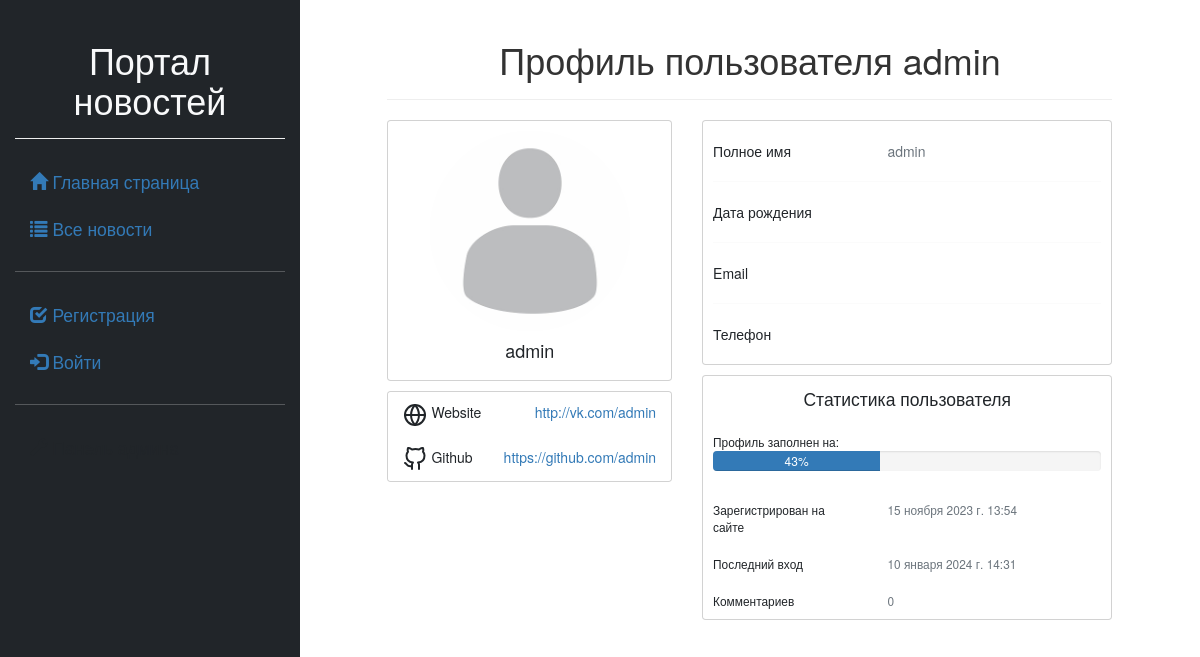
Page /users/profile/19 on the committed database.
### users/models.py (models this page shows, shortened)
class Profile(models.Model):
    user = models.OneToOneField(User, on_delete=models.CASCADE,
                                primary_key=True, verbose_name='Пользователь')
    nickname = models.CharField(verbose_name='Никнейм', max_length=100)
    birthdate = models.DateField(verbose_name='Дата рождения', blank=True, null=True)
    website = models.URLField(verbose_name='Персональный сайт', blank=True)
    github = models.URLField(verbose_name='Github', blank=True)
    phone = models.CharField(verbose_name='Телефон', max_length=20, blank=True)
    image = models.ImageField(verbose_name='Иконка', default='default_profile.jpg',
                              upload_to='profile_img')
    def com_count(self):
        return Comment.objects.filter(author=self.user).count()
    class Meta:
        verbose_name = 'Профиль'
        verbose_name_plural = 'Профили пользователей'

### users/views.py (the view)
# urls.py: path('profile/<int:id>', views.profile_detail, name='profile'),
def profile_detail(request, id):
    profile = Profile.objects.select_related('user').get(user_id=id)
    f_count = FavoriteArticle.objects.filter(user=id).count()
    user = User.objects.get(id=id)
    user_info = [user.first_name, user.last_name, user.email,
                 profile.birthdate, profile.phone, profile.website, profile.github]
    complete = round(sum([bool(element) for element in user_info]) / len(user_info) * 100)
    context = {'profile': profile,
               'user': user,
               'complete': complete,
               'f_count': f_count,
               }
    return render(request, 'users/profile_detail.html', context)

### users/templates/users/profile_detail.html (shortened to what this page needs)
{% extends 'first/base.html' %}
{% load static %}
{% load bootstrap5 %}
{% load crispy_forms_tags %}
{% block content %}
<div class="page-header text-center">
    <h1> Профиль пользователя {{ user.username }} </h1>
</div>
<div class="row gutters-sm">
    <div class="col-md-5">
        <div class="card">
            <div class="card-body">
                <div class="d-flex flex-column align-items-center text-center">
                    <img src="{{ profile.image.url }}" class="rounded-circle" width="200">
                    <div>
                        <h4> {{ user.username }} </h4>
                    </div>
                </div>
            </div>
        </div>
        {% if profile.website or profile.github %}
        <div class="card mt-3">
            <ul class="list-group list-group-flush mt-0 mb-0">
                {% if profile.website %}
                <li class="list-group-item d-flex justify-content-between flex-wrap">
                    <div>
                        Website
                    </div>
                    <a href="{{ profile.website }}">{{ profile.website }}</a>
                </li>
                {% endif %}
                {% if profile.github %}
                <li class="list-group-item d-flex justify-content-between flex-wrap">
                    <div>
                        Github
                    </div>
                    <a href="{{ profile.github }}">{{ profile.github }}</a>
                </li>
                {% endif %}
            </ul>
        </div>
        {% endif %}
    </div>
    <div class="col-md-7">
        <div class="card mb-3">
            <div class="card-body">
                <div class="row mt-3">
                    <div class="col-sm-5">
                        Полное имя
                    </div>
                    <div class="col-sm-7 text-secondary">
                        {{ user.first_name }} {{ user.last_name }}
                    </div>
                </div>
                <hr>
                <div class="row">
                    <div class="col-sm-5">
                        Дата рождения
                    </div>
                    <div class="col-sm-7 text-secondary">
                    </div>
                </div>
                <hr>
                <div class="row">
                    <div class="col-sm-5">
                        Email
                    </div>
                    <div class="col-sm-7 text-secondary">
                    </div>
                </div>
                <hr>
                <div class="row mb-3">
                    <div class="col-sm-5">
                        Телефон
                    </div>
                    <div class="col-sm-7 text-secondary">
                    </div>
                </div>
            </div>
        </div>
        <div class="row gutters-sm">
            <div class="col-sm-12 mb-3">
                <div class="card h-100">
                    <div class="card-body">
                        <div class="text-center fs-3">
                            Статистика пользователя
                        </div>
                        <br>
                        <div>
                            <small>
                                Профиль заполнен на:
                                <div class="progress mb-3" style="height: 20px">
                                    <div class="progress-bar" role="progressbar" style="width: {{ complete }}%;"
                                         aria-valuenow="00" aria-valuemin="0" aria-valuemax="100">{{ complete }}%
                                    </div>
                                </div>
                                <br>
                                <div class="row">
                                    <div class="col-sm-5">
                                        Зарегистрирован на сайте
                                    </div>
                                    <div class="col-sm-7 text-secondary">
                                        {{ user.date_joined }}
                                    </div>
                                </div>
                                <br>
                                <div class="row">
                                    <div class="col-sm-5">
                                        Последний вход
                                    </div>
                                    <div class="col-sm-7 text-secondary">
                                        {{ user.last_login }}
                                    </div>
                                </div>
                                <br>
                                <div class="row">
                                    <div class="col-sm-5">
                                        Комментариев
                                    </div>
                                    <div class="col-sm-7 text-secondary">
                                        {{ profile.com_count }}
                                    </div>
                                </div>
                            </small></div>
                    </div>
                </div>
            </div>
        </div>
    </div>
</div>
{% endblock %}

### rows in the picture
Profile: image (placeholder picture), website "http://vk.com/admin", github "https://github.com/admin", com_count "0"

### other values in the picture
{{ user.username }} "admin"
{{ user.first_name }} "admin"
{{ complete }} "43"
{{ user.date_joined }} "15 ноября 2023 г. 13:54"
{{ user.last_login }} "10 января 2024 г. 14:31"
